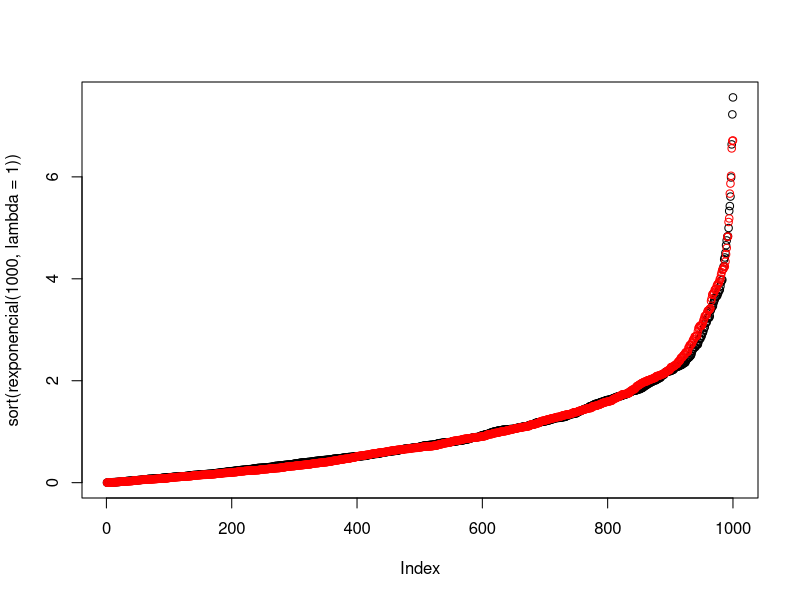

Recreate this plot in R.
## ---- chunk 1
knitr::opts_chunk$set(echo = TRUE)
## ---- chunk 2

rexponencial <- function(n, lambda) {
  if(!is.numeric(lambda) | lambda < 0) stop ("O argumento lambda deve ser númerico 
e maior que 0!", call. = FALSE)
  nunif <- runif(n)
  x <- (-log(1 - nunif)) / lambda
  return (x)
}

## ---- chunk 3
plot(sort(rexponencial(1000, lambda = 1)))
points(sort(rexp(1000, rate = 1)), col = "red")

